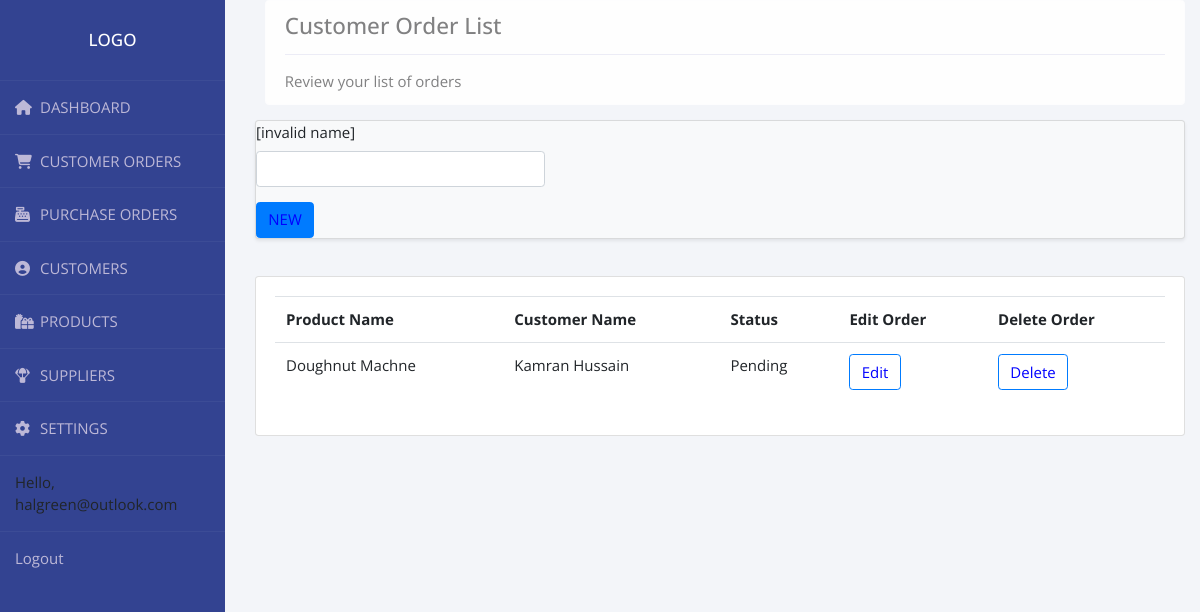
The page /customer_order_list/ (signed in) on the database its author committed.
### accounts/models.py (models this page shows, shortened)
class User(AbstractBaseUser):
    email = models.EmailField(max_length=255, unique=True)
    active = models.BooleanField(default=True)
    staff = models.BooleanField(default=False)
    admin = models.BooleanField(default=False)
    USERNAME_FIELD = 'email'
    REQUIRED_FIELDS = []
    objects = UserManager()
    def __str__(self):
        return self.email
    @property
    def is_active(self):
        return self.active

class Order(models.Model):
    STATUS = (
        ('Pending', 'Pending'),
        ('Out for delivery', 'Out for delivery'),
        ('Delivered', 'Delivered'),
    )
    customer = models.ForeignKey(
        Customer, null=True, on_delete=models.SET_NULL)
    product = models.ForeignKey(Product, null=True, on_delete=models.SET_NULL)
    date_created = models.DateTimeField(auto_now_add=True, null=True)
    status = models.CharField(max_length=200, null=True, choices=STATUS)
    note = models.CharField(max_length=1000, null=True)
    delivery_address1 = models.CharField(max_length=1000, null=True)
    delivery_address2 = models.CharField(
        max_length=1000, null=True, blank=True, default='')
    delivery_city = models.CharField(max_length=1000, null=True)
    delivery_county = models.CharField(max_length=1000, null=True)
    delivery_post_code = models.CharField(max_length=1000, null=True)
    delivery_country = CountryField()
    class Meta:
        get_latest_by = 'date_created'

class Product(models.Model):
    CATEGORY = (
        ('Sports', 'Sports'),
        ('Fashion', 'Fashion'),
        ('Toys', 'Toys'),
        ('Electronics', 'Electronics'),
        ('Kitchen', 'Kitchen'),
        ('Jewellery', 'Jewellery'),
    )
    name = models.CharField(max_length=200, null=True)
    category = models.CharField(max_length=200, null=True, choices=CATEGORY)
    description = models.CharField(max_length=200, null=True, blank=True)
    r_price = models.FloatField(null=True)
    d_price = models.FloatField(null=True, blank=True, default='')
    start_date = models.DateField(null=True, blank=True, default='')
    end_date = models.DateField(null=True, blank=True, default='')
    tags = models.ManyToManyField(Tag)
    stock = models.IntegerField(null=True)
    min_stock = models.IntegerField(null=True)
    is_active = models.BooleanField(default=False)
    product_sku = models.CharField(max_length=200, null=True)

class Customer(models.Model):
    GENDER = (
        ('Male', 'Male'),
        ('Female', 'Female'),
    )
    TITLE = (
        ('Mr', 'Mr'),
        ('Mrs', 'Mrs'),
        ('Miss', 'Miss'),
        ('Ms', 'Ms'),
        ('Dr', 'Dr'),
        ('Sir', 'Sir'),
        ('Madam', 'Madam'),
    )
    user = models.OneToOneField(User, on_delete=models.CASCADE)
    title = models.CharField(max_length=200, null=True, choices=TITLE)
    first_name = models.CharField(max_length=200, null=True)
    middle_name = models.CharField(max_length=200, blank=True, default='')
    last_name = models.CharField(max_length=200, null=True)
    phone = models.CharField(max_length=200, null=True)
    country = CountryField()
    birth_year = models.CharField(max_length=4, null=True)
    gender = models.CharField(max_length=200, null=True, choices=GENDER)
    date_created = models.DateTimeField(auto_now=True, null=True)
    profile_pic = models.ImageField(null=True, blank=True)
    last_purchase = models.DateTimeField(blank=True, null=True)
    address1 = models.CharField(max_length=1000, null=True)
    address2 = models.CharField(
        max_length=1000, null=True, blank=True, default='')
    city = models.CharField(max_length=1000, null=True)
    county = models.CharField(max_length=1000, null=True)
    post_code = models.CharField(max_length=1000, null=True)
    customer_uuid = models.UUIDField(default=uuid.uuid4)

### accounts/views.py (the view)
# urls.py: path('customer_order_list/', views.orderList, name="customer_order_list"),
@login_required(login_url='login')
def orderList(request):
    order_list = Order.objects.all().order_by('id')
    myFilter3 = OrderListFilter(request.GET, queryset=order_list)
    order_list = myFilter3.qs
    context = {'order_list': order_list, 'myFilter3': myFilter3}
    return render(request, 'accounts/customer_order_list.html', context)

### accounts/templates/accounts/customer_order_list.html (shortened to what this page needs)
{%  extends 'accounts/main.html' %}
{% load crispy_forms_tags %}
{% block content %}
<br>
<div class="container float-sm-left" style="margin-top: -3rem;margin-right:auto">
	<div class=" alert alert-light " role="alert">
		<h4 class="alert-heading">Customer Order List</h4>
		<hr>
		<p class="mb-0">Review your list of orders</p>
	</div>
</div>
<div class="container float-sm-left" style="padding-left:5px;">
	<div class="card bg-light mb-3 shadow-sm">
		<form method="GET">
			<div class="row">
				<div class="col-4">
					{{myFilter3.form | crispy}}
		</form>
		<a class="btn btn-primary" name='new_order' href="{% url 'new_order' %}" role="button">NEW</a>
	</div>
</div>
</div>
<br>
<div class="card card-body">
	<table class="table">
		<tr>
			<th>Product Name</th>
			<th>Customer Name</th>
			<th>Status</th>
			<th>Edit Order</th>
			<th>Delete Order</th>
		</tr>
		{% for i in order_list %}
		<tr>
			<td>{{i.product.name}} </td>
			<td>{{i.customer.first_name}} {{i.customer.middle_name}} {{i.customer.last_name}}</td>
			<td>{{i.status}}</td>
			<td><a class="btn btn-outline-primary" name="edit_order" href="{% url 'edit_order' i.id %}">Edit</a></td>
			<td><a class="btn btn-outline-primary" href="{% url 'delete_order' i.id %}">Delete</a></td>
		</tr>
		{% endfor %}
	</table>
</div>
</div>
{% endblock content %}

### accounts/templates/accounts/navbar.html (shortened to what this page needs)
{% load static %}
  <nav class="nav flex-column float-left">
    <div class="wrapper">
      <div class="sidebar">
        <h2>Logo</h2>
        <ul>
          <li>
            <a href="{% url 'home' %}"><i class="fas fa-home"></i>DASHBOARD</a>
          </li>
          <li>
            <a href="{% url 'customer_order_list' %}"><i class="fas fa-shopping-cart"></i>CUSTOMER ORDERS</a>
          </li>
          <li>
            <a href=""><i class="fas fa-cash-register"></i>PURCHASE ORDERS</a>
          </li>
          <li>
            <a href="{% url 'customer_list' %}"><i class="fas fa-user-circle"></i>CUSTOMERS</a>
          </li>
          <li>
            <a href="{% url 'product_list' %}"><i class="fas fa-gifts"></i>PRODUCTS</a>
          </li>
          <li>
            <a href=""><i class="fas fa-parachute-box"></i>SUPPLIERS</a>
          </li>
          <li>
            <a href=""><i class="fas fa-cog"></i>SETTINGS</a>
          </li>
          <li>
            <span class="hello-msg">Hello, {{request.user}}</span>
          </li>
          <li>
            <span><a class="hello-msg" href="{% url 'logout' %}">Logout</a></span>
          </li>
        </ul>
      </div>
    </div>
  </nav>

### static/css/main.css (style rules this page uses)
body { background-color: #94d8f7; width: 100%; margin:auto; height:auto; display:block; }

### accounts/templates/accounts/navbar.html (style rules this page uses)
* { margin:0; padding:0; box-sizing: border-box; list-style: none; text-decoration: none; font-family: 'Open Sans', sans-serif; font-size: 15px; }
h2 { font-size: 17px; }
body { background: #f3f5f9; }
.wrapper { display:flex; position: relative; }
.wrapper .sidebar { position: fixed; width: 225px; height: 100%; background: #334391; padding: 30px 0; }
.wrapper .sidebar h2 { color: #fff; text-transform: uppercase; text-align: center; margin-bottom: 30px; }
.wrapper .sidebar ul li { padding: 15px; border-bottom: 1px solid rgba(0,0,0,0,0.05); border-top: 1px solid rgba(225,225,225,0.05); }
.wrapper .sidebar ul li a { color: #bdb8d7; display: block; }
.wrapper .sidebar ul li a .fas { width: 25px; }

### accounts/templates/accounts/customer_order_list.html (style rules this page uses)
.btn { color: blue; }

### rows shown on the page
User: user "halgreen@outlook.com"
Order: product.name "Doughnut Machne", customer.first_name "Kamran", customer.last_name "Hussain", status "Pending"
